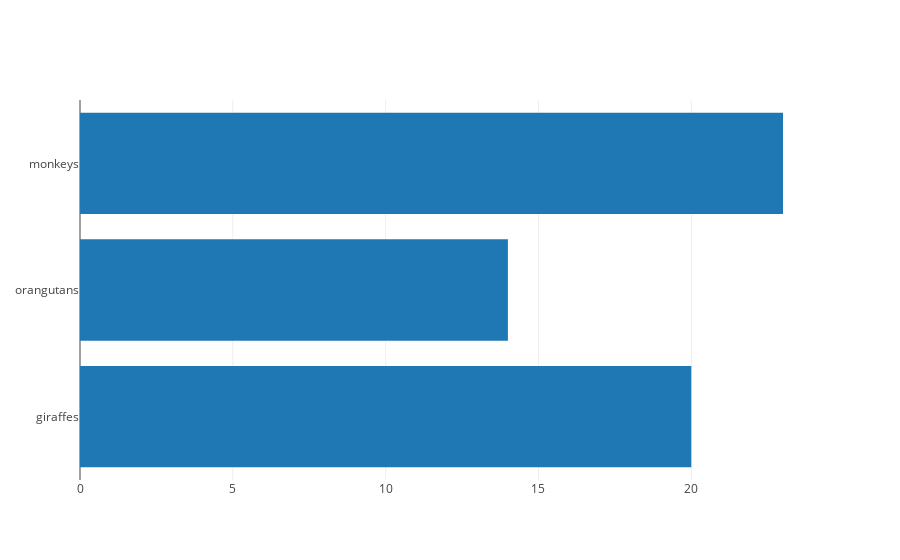

The code cell stored with this chart in its notebook:
### Markdown cell above
# Basic Horizontal Bar Chart

### Code cell
import plotly.graph_objs as go

data = [go.Bar(
            x=[20, 14, 23],
            y=['giraffes', 'orangutans', 'monkeys'],
            orientation = 'h'
)]

pyo.iplot(data, filename='horizontal-bar')

### Figure 1 — Plotly figure (JSON) as saved in the notebook; plotly's stock layout.template omitted (floating-point values rounded to 4 significant figures)
{"data": [{"orientation": "h", "type": "bar", "uid": "8650695a-0b84-492d-893f-af4a25a4a005", "x": [20, 14, 23], "y": ["giraffes", "orangutans", "monkeys"]}], "layout": {}}
